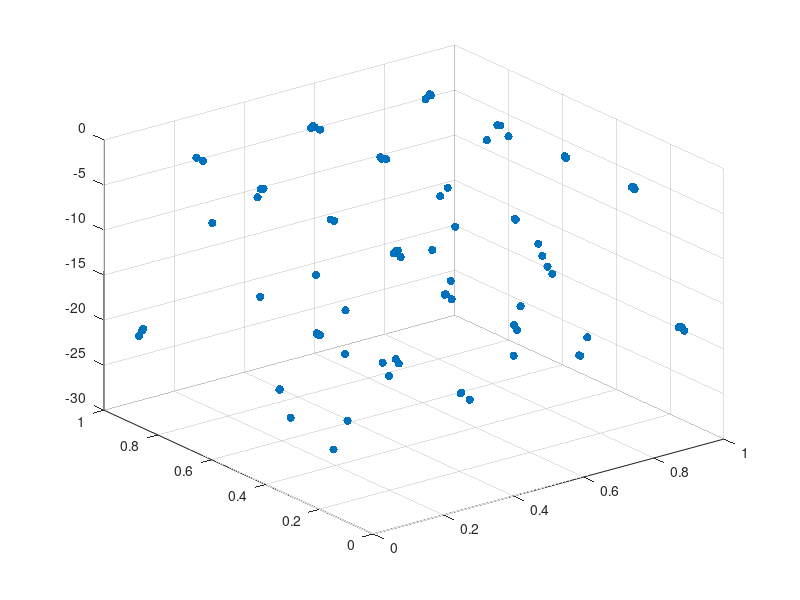

MATLAB code to generate this figure: (Note: this script raises an error after producing the figure.)
%..plot optima..
prob_name = 'modified_rastrigin'
n_var = 2
data = load('optima.txt');
figure()
if n_var == 2
    x = data(:,2);
    y = data(:,3);
    z = data(:,1);
    scatter3(x,y,-z,'filled','ro');
    hold on
elseif n_var == 1
    x_d = data(:,2);
    y_d = data(:,1);
    plot(x_d,-y_d,'*');
    hold on
end
if strcmp(prob_name,'himmelblau')
    syms x y
    f = 200 - (x*x + y - 11)^2 - (x + y*y - 7)^2;
    fsurf(f, [-6 6 -6 6])
    title('Himmelblau')
end

if strcmp(prob_name,'six_hump_camel')
    syms x y
    f = -((4 - 2.1*x*x + (x^4)/3)*x*x + x*y + (4*y*y - 4)*y*y);
    fsurf(f, [-1.9 1.9 -1.1 1.1])
    title('Six Hump Camel Back')
end

if strcmp(prob_name,'modified_rastrigin')
    syms x y
    f = -(10 + 9*cos(2*pi*3*x)) - (10 + 9*cos(2*pi*4*y));
    fsurf(f, [0 1 0 1])
    title('Modified Rastrigin')
end


if strcmp(prob_name,'equal_maxima')
    x = 0:0.01:1;
    func = sin(5*pi*x).^6;
    plot(x,func);
    hold off
end
